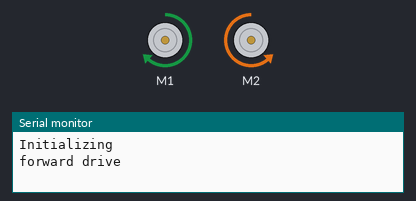
Recording of a sketch running on a simulated Arduino Uno, built with avr-gcc and run on an emulated ATmega328P. Parts: 2 × DC motor (green arrow = forward, orange = backward, longer = faster), the last lines printed to the serial monitor.

Above: at 4.1 s.
At 9.1 s:
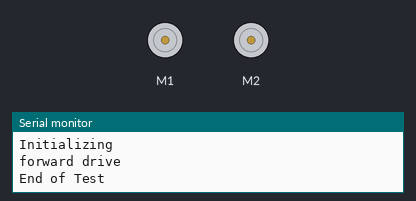
Timing chart, 0 to 10.6 s (numbered marks = the images above):
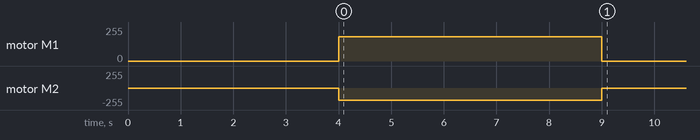

The sketch:

Linus_Velocity_Test.ino
```cpp
/***************************************************************
 *                     LINUS VELOCITY TEST                     *
 * This code commands the line following robot to drive forward
 * at the rated motor voltage of 6V.  The linebot will travel
 * for 5 seconds and then stop.  The distance travelled will be
 * measured and then velocity in ft/sec will be calculated.
 **************************************************************/

#include <DRV8835MotorShield.h>

DRV8835MotorShield motors;
int maxSpeedAt6V = 284;

void setup() {
  //pinMode(11, OUTPUT);
  Serial.begin(9600);
  Serial.print("Initializing\n");
  motors.flipM1(false); //M1 forward
  motors.flipM2(true); //M2 forward
  delay(4000);
  Serial.print("forward drive\n");
  motors.setSpeeds(maxSpeedAt6V, maxSpeedAt6V);
  delay(5000);
  motors.setSpeeds(0,0);
  Serial.print("End of Test\n");
}

void loop() {
  //do nothing
}
```
